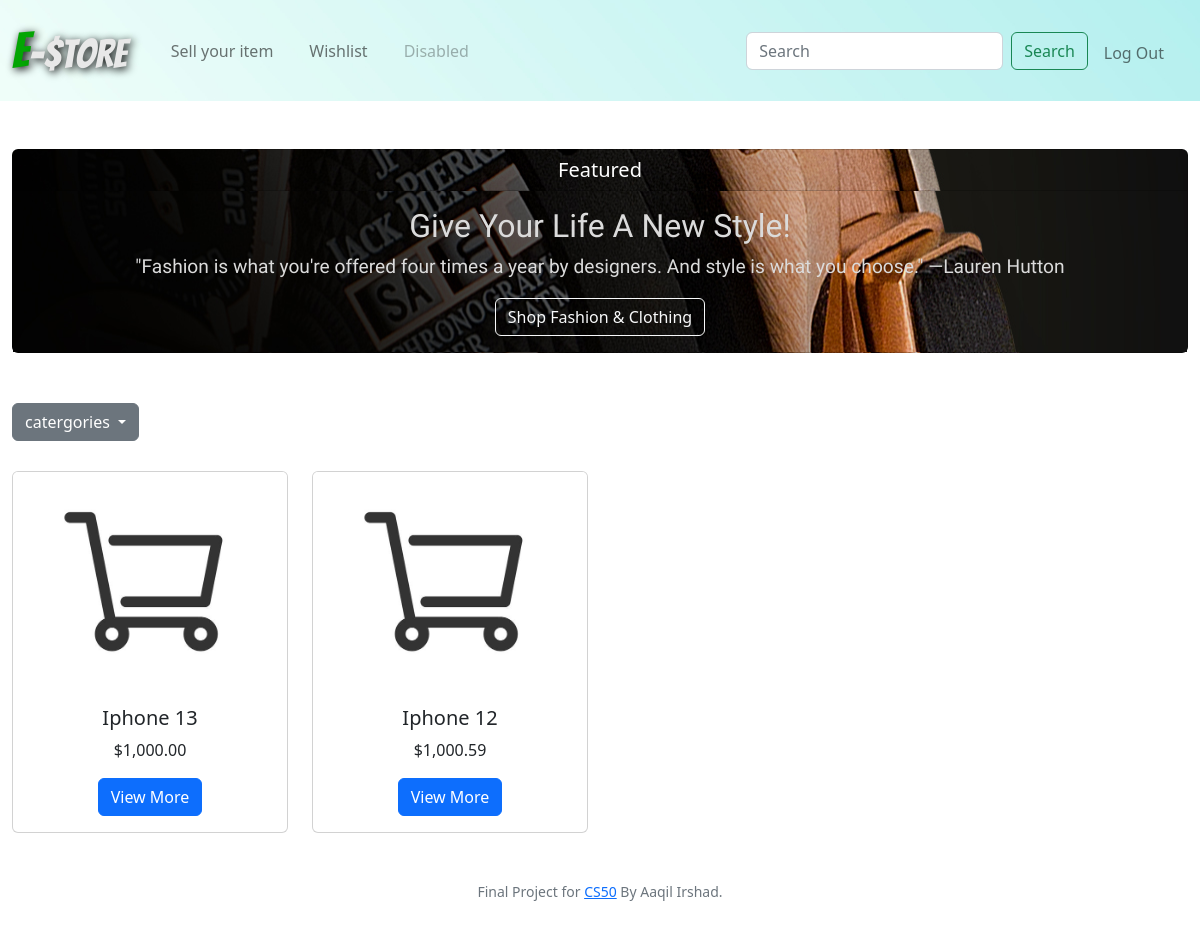
Page / (signed in) on the earlier database version.
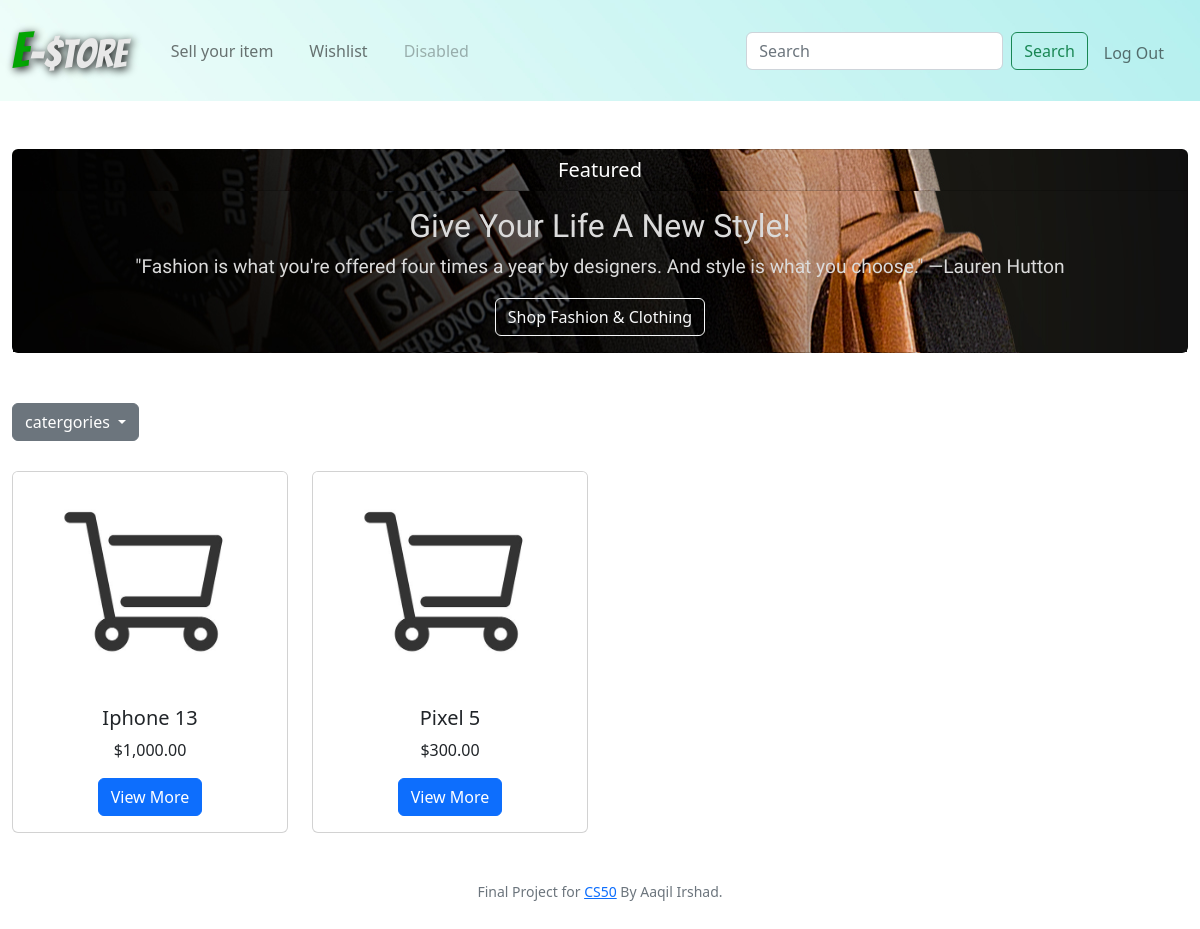
Same page on the later database version.
### tables this page shows
CREATE TABLE products (id INTEGER NOT NULL PRIMARY KEY AUTOINCREMENT, user_id INTEGER NOT NULL, name TEXT NOT NULL, catergory TEXT NOT NULL, description TEXT, price NUMERIC NOT NULL, email TEXT NOT NULL);

### app.py (the view)
@app.route("/")
@login_required
def index():
    items = db.execute("SELECT * FROM products")
    return render_template("index.html", catergories=catergories, items=items)

### app.py (called while the page is built)
@app.after_request
def after_request(response):
    response.headers["Cache-Control"] = "no-cache, no-store, must-revalidate"
    response.headers["Expires"] = 0
    response.headers["Pragma"] = "no-cache"
    return response

### helpers.py (called while the page is built)
def login_required(f):
    @wraps(f)
    def decorated_function(*args, **kwargs):
        if session.get("user_id") is None:
            return redirect("/login")
        return f(*args, **kwargs)
    return decorated_function

def usd(value):
    return f"${value:,.2f}"

### templates/index.html (shortened to what this page needs)
{% extends "layout.html" %}
{% block main %}
<div class="card" id="fashion-card">
    <h5 class="card-header" style="color: white;">Featured</h5>
    <div class="card-body" id="fashion-card">
      <h5 class="card-title" style="color: white; font-family: 'Comfortaa', cursive; font-size:xx-large; color:rgb(219, 219, 219)">Give Your Life A New Style!</h5>
      <p class="card-text" style="color: white; font-family: 'Comfortaa', cursive; font-size:larger; color: rgb(219, 219, 219)">"Fashion is what you're offered four times a year by designers. And style is what you choose."
        —Lauren Hutton</p>
      <a href="#" class="btn btn-outline-light">Shop Fashion & Clothing</a>
    </div>
  </div>
  <div style="text-align:left; margin-top:50px">
    <div class="dropdown">
      <a class="btn btn-secondary dropdown-toggle" href="#" role="button" id="dropdownMenuLink" data-bs-toggle="dropdown" aria-expanded="false">
        catergories
      </a>
    </div>
  </div>
    <div class="row row-cols-1 row-cols-sm-2 row-cols-md-4">
      {% for row in items %}
        <div class="d-flex justify-content-evenly" style="margin-top:30px;">
            <div class="card" style="width: 18rem;">
              <img src="static/cart.jpg" class="card-img-top" alt="...">
              <div class="card-body">
                <h5 class="card-title">{{ row.name }}</h5>
                <p class="card-text">{{ row.price | usd}}</p>
                <button type="button" class="btn btn-primary" data-bs-toggle="modal" data-bs-target="#P{{row.id}}">View More</button>
              </div>
            </div>
        </div>
      {% endfor %}
    </div>
{% endblock %}

### templates/layout.html (shortened to what this page needs)
<!DOCTYPE html>
<html>
    <head>
        <link href="https://cdn.jsdelivr.net/npm/bootstrap@5.2.0-beta1/dist/css/bootstrap.min.css" rel="stylesheet">
        <link href="static/styles.css" rel="stylesheet">
    </head>
     <body>
       <nav class="navbar navbar-expand-lg bg-light" id="nav-bar">
        <div class="container-fluid">
          <a class="navbar-brand" href="/"><span style="font-family: 'Bangers', cursive; font-size:50px; color:rgb(3, 165, 3); text-shadow: 2px 2px 8px #000000">E</span><span style="font-family: 'Bangers', cursive; font-size:40px; color:rgb(232, 232, 232); text-shadow: 2px 2px 8px #000000">-$tore</span> </a>
          <div class="collapse navbar-collapse" id="navbarSupportedContent">
            {% if session["user_id"] %}
            <ul class="navbar-nav me-auto mb-2 mb-lg-0">
              <li class="nav-item" style="margin-left: 20px;">
                <a class="nav-link" aria-current="page" href="/sell"> Sell your item </a>
              </li>
              <li class="nav-item" style="margin-left: 20px;">
                <a class="nav-link" href="/wishlist"> Wishlist </a>
              </li>
              <li class="nav-item" style="margin-left: 20px;">
                <a class="nav-link disabled"> Disabled </a>
              </li>
            </ul>
            <form class="d-flex" role="search">
              <input class="form-control me-2" type="search" placeholder="Search" aria-label="Search">
              <button class="btn btn-outline-success" type="submit">Search</button>
            </form>
            <div class="me-3">
            <ul class="navbar-nav ms-2 mt-1">
              <li class="nav-item"><a class="nav-link" href="/logout">Log Out</a></li>
            </ul>
            </div>
            {% else %}
            <ul class="navbar-nav ms-auto mt-2">
              <li class="nav-item"><a class="nav-link" href="/register">Register</a></li>
              <li class="nav-item"><a class="nav-link" href="/login">Log In</a></li>
            </ul>
            {% endif %}
          </div>
        </div>
      </nav>
      <main class="container-fluid py-5 text-center">
          {% block main %}{% endblock %}
      </main>
      <footer class="mb-5 small text-center text-muted">
          Final Project for <a href="https://cs50.harvard.edu/x/2022//">CS50</a> By Aaqil Irshad.
      </footer>
     </body>
</html>

### static/styles.css (style rules this page uses)
#fashion-card { background-image: url(watch.jpg); background-position: right; }
#nav-bar { background-image: url(header.jpg); background-position: left; background-repeat: no-repeat; background-size: cover; }

Differences in the rows shown:
changed products: name "Iphone 12" → "Pixel 5"; price "$1,000.59" → "$300.00"
